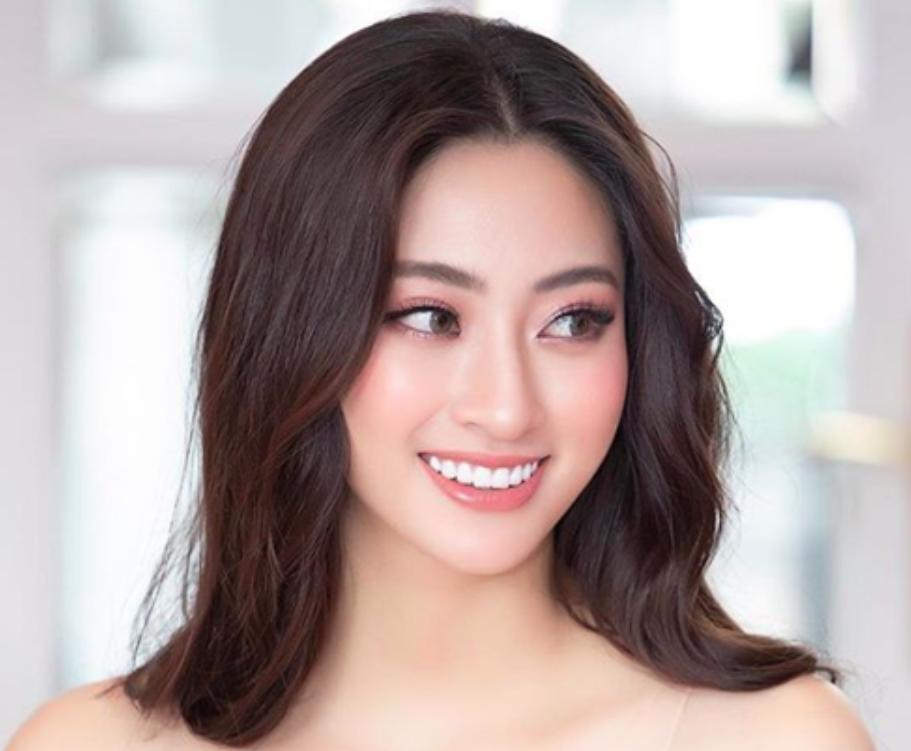
#> input picture dsastudents/input/thuylinh.jpeg, 911 x 751 px, found by its file name
$ jupyter execute sorting.ipynb
#> lines starting #> are read from the running program, lines starting #| are printed output that depends on the picture; after the words box and inside, x2 and y2 are one past the last pixel; in counts of white or black regions, pixels touching at a corner belong together
[cell 1]
################################################################################
# RUN THIS CELL
################################################################################

import numpy as np
import matplotlib.pyplot as plt
from matplotlib.colors import NoNorm
import cv2
np.random.seed(2021)

def checkerboard(bx=10, by=10, nbx=2, nby=2, white=255):
    zeros = np.zeros((bx,by), dtype=np.uint8)
    ones = white*np.ones((bx,by), dtype=np.uint8)
    sub1 = np.concatenate((zeros, ones), axis=1)
    sub2 = np.concatenate((ones, zeros), axis=1)
    block = np.concatenate((sub1, sub2), axis=0)
    image = np.tile(block, (nbx, nby))
    return image
def gen_image(nrows=50, ncols=50):
    image = np.random.randint(0, 255, (nrows, ncols), dtype=np.uint8)
    return image

image = cv2.cvtColor(cv2.imread('input/thuylinh.jpeg', 1), cv2.COLOR_BGR2RGB)
print('image shape:', image.shape)
#| image shape: (751, 911, 3)
plt.axis('off')
plt.imshow(image, cmap='gray', norm=NoNorm())
plt.show()

image = cv2.cvtColor(cv2.imread('input/tieuvi.jpeg', 1), cv2.COLOR_BGR2RGB)
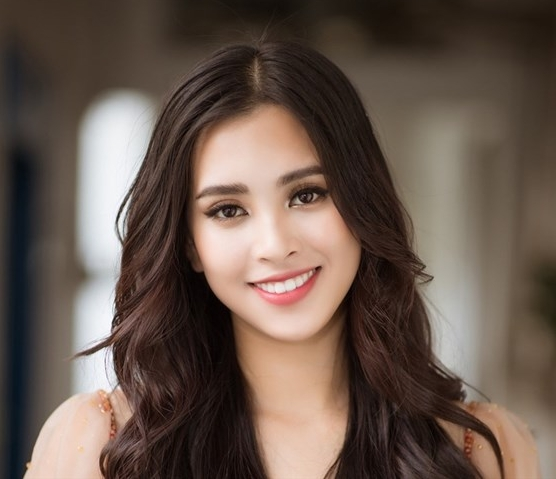
#> input picture dsastudents/input/tieuvi.jpeg, 556 x 479 px, found by its file name
#> image: shape (479, 556, 3)
print('image shape:', image.shape)
#| image shape: (479, 556, 3)
plt.axis('off')
plt.imshow(image, cmap='gray', norm=NoNorm())
plt.show()

image = checkerboard(bx=20, by=20, nbx=1, nby=1, white=127)
print('image shape:', image.shape)
plt.axis('off')
plt.imshow(image, cmap='gray', norm=NoNorm())
plt.show()
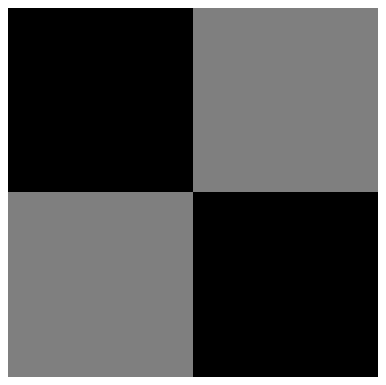
#> figure drawn by matplotlib, 1 panel
cv2.imwrite('input/board1.png', image)
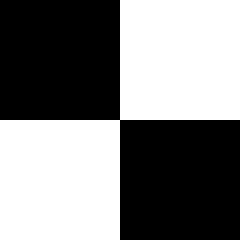
#> saved as board1.png: shape (40, 40) (shown 6 times larger); values 0 (black) and 127 (white), 50% white; 1 white region, box (x1, y1, x2, y2) and area: (0, 0, 40, 40) 800

image = checkerboard(bx=20, by=20, nbx=2, nby=2, white=255)
print('image shape:', image.shape)
plt.axis('off')
plt.imshow(image, cmap='gray', norm=NoNorm())
plt.show()
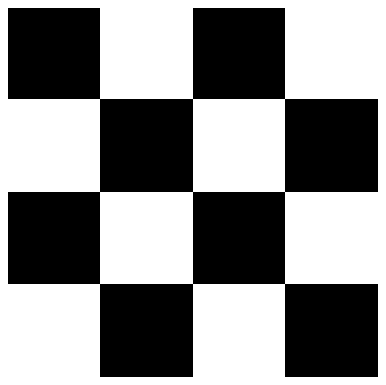
#> figure drawn by matplotlib, 1 panel
cv2.imwrite('input/board2.png', image)
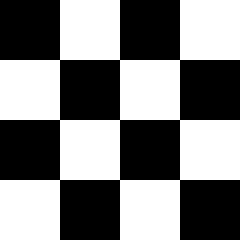
#> saved as board2.png: shape (80, 80) (shown 3 times larger); 50% white; 1 white region, box (x1, y1, x2, y2) and area: (0, 0, 80, 80) 3200

image = gen_image(nrows=50, ncols=50)
print('image shape:', image.shape)
plt.axis('off')
plt.imshow(image, cmap='gray', norm=NoNorm())
plt.show()
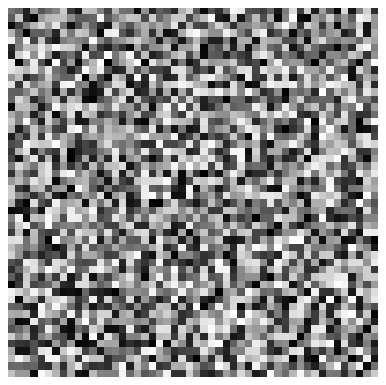
#> figure drawn by matplotlib, 1 panel
cv2.imwrite('input/board3.png', image)
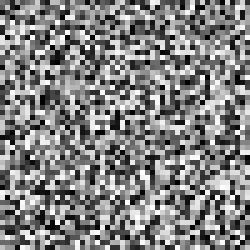
#> saved as board3.png: shape (50, 50) (shown 5 times larger); min 0, max 254, mean 130.2
